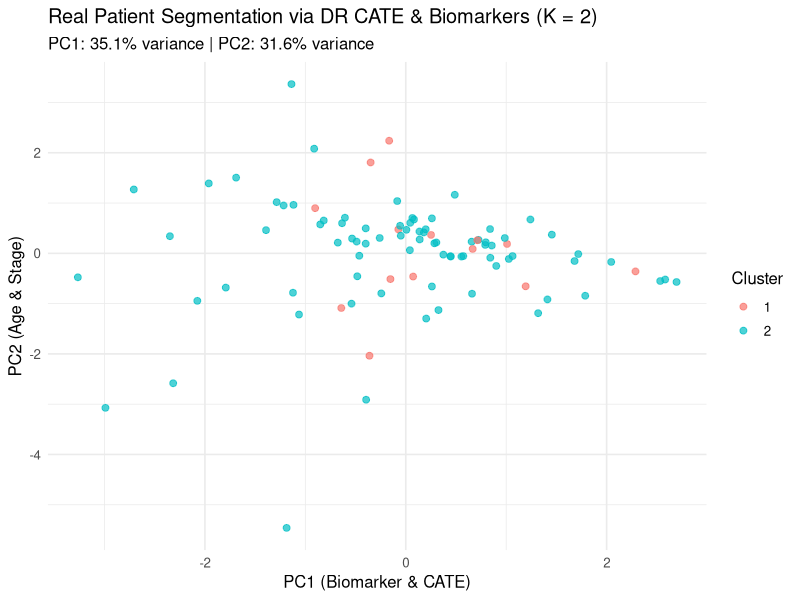
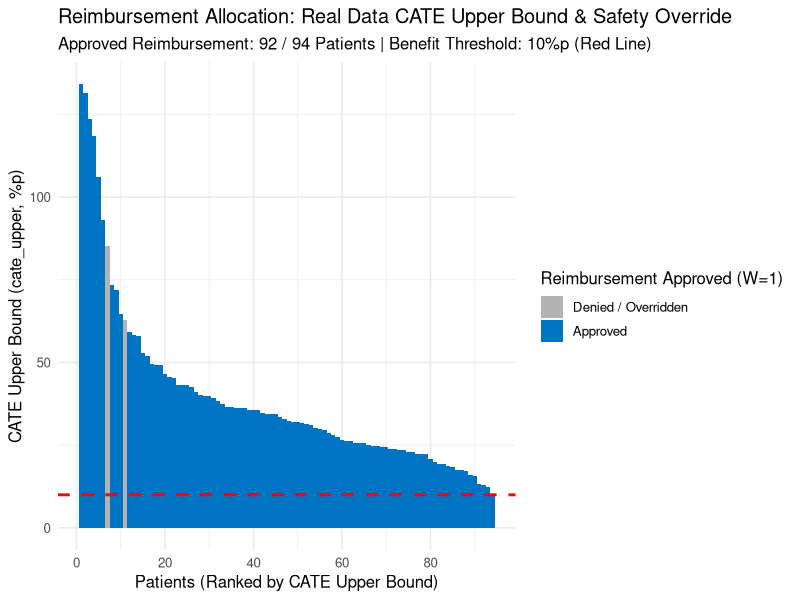
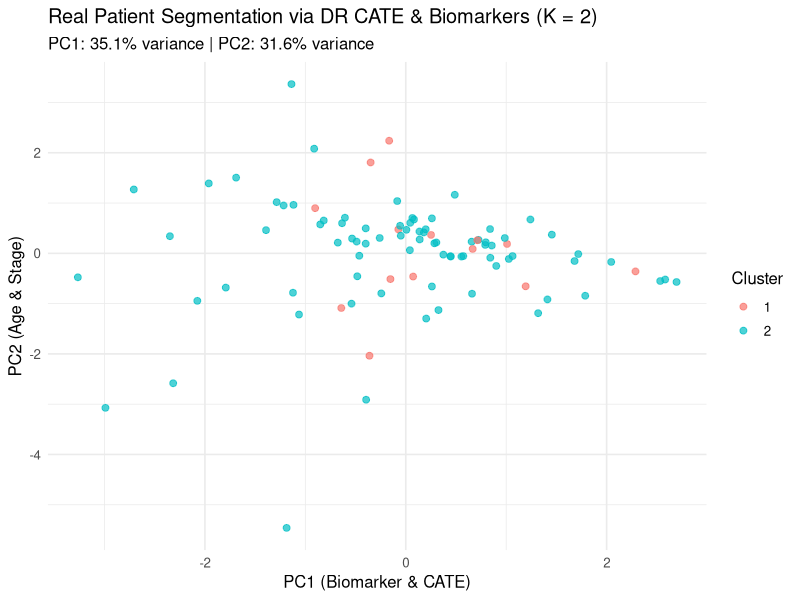
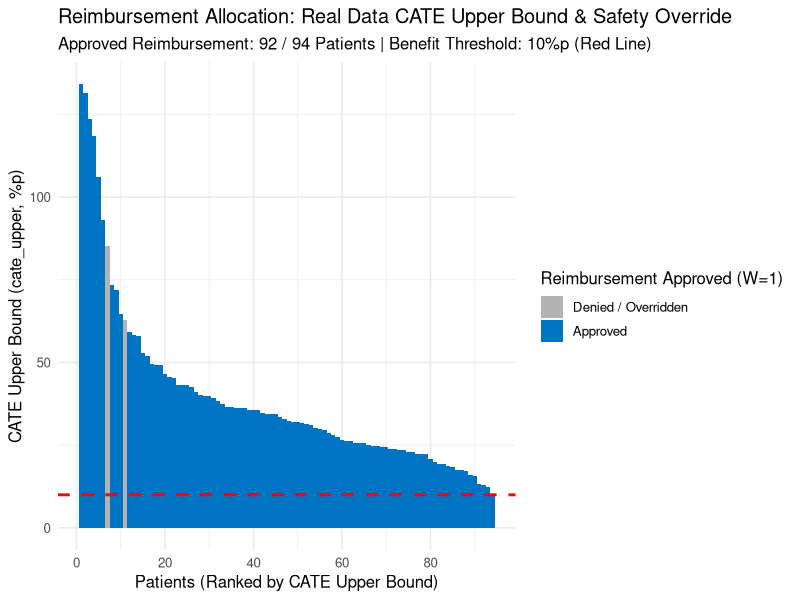

Write R code to recreate these figures, in order.
############################################################
# MEDICAL & INSURANCE POLICY EVALUATION USING REAL PUBLIC DATA
# - Dataset: Mayo Clinic Primary Biliary Cirrhosis (PBC) Data (`survival` package)
# - Covariates (X): age, bili (빌리루빈 바이오마커), chol (콜레스테롤), 
#                   copper (혈액 구리 수치), stage (병기), ascites (복수 여부)
# - Policy Treatment (W): trt (1 = D-penicillamine 치료제, 0 = Placebo 대조군)
# - Outcome Y: 10년 시점 생존/성공적인 치료 여부 (status != 2)
# - Safety Control: CRITICAL_OVERRIDE (고위험 합병증/고령) & CATE Upper Bound
############################################################

# ==========================================================
# 0. ENVIRONMENT SETUP
# ==========================================================

Sys.setenv(CUDA_VISIBLE_DEVICES = "-1")
Sys.setenv(TF_CPP_LOG_LEVEL = "2")

needed <- c("survival", "dplyr", "tidyr", "ggplot2", "cluster", "knitr")

for (p in needed) {
  if (!requireNamespace(p, quietly = TRUE)) {
    install.packages(p, quiet = TRUE)
  }
  library(p, character.only = TRUE)
}

set.seed(42)

# ==========================================================
# 1. LOAD & PREPARE REAL PUBLIC CLINICAL DATA (PBC DATASET)
# ==========================================================

cat("Loading publicly available Mayo Clinic PBC dataset from 'survival' package...\n")

data("pbc", package = "survival")

# Preprocess real dataset:
# trt: 1 = D-penicillamine (Targeted/Novel Therapy), 2 = Placebo (Standard Care) -> W = 1 vs 0
df_real <- pbc %>%
  filter(!is.na(trt)) %>% # Filter clinical trial participants (N = 312)
  mutate(
    patient_id     = id,
    W              = ifelse(trt == 1, 1, 0),                       # Treatment: 1 vs 0
    Y              = ifelse(status != 2, 1, 0),                    # Outcome: 1 = Cured/Survived, 0 = Deceased
    age            = round(age, 1),                                # Patient Age
    bili_biomarker = bili,                                        # Serum Bilirubin Level (Biomarker)
    blood_copper   = ifelse(is.na(copper), median(copper, na.rm=TRUE), copper), # Blood Copper Level
    comorbidity    = stage,                                       # Disease Stage (1 to 4)
    ascites        = ifelse(is.na(ascites), 0, ascites)           # Complication (Ascites presence)
  )

# HARD FAULT CRITICAL OVERRIDE Condition:
# High-risk clinical patients (Stage 4 + Ascites Complication + Age > 65)
df_real <- df_real %>%
  mutate(
    critical_override = as.numeric(stage == 4 & ascites == 1 & age > 65)
  )

N          <- nrow(df_real)
train_frac <- 0.70

# Train / Test Split
idx_tr <- sample(seq_len(N), floor(train_frac * N))
idx_te <- setdiff(seq_len(N), idx_tr)

df_tr <- df_real[idx_tr, ]
df_te <- df_real[idx_te, ]

cat(sprintf("Real PBC Data Prepared: Total N = %d | Train N = %d | Test N = %d\n", 
            N, nrow(df_tr), nrow(df_te)))

# ==========================================================
# 2. DOUBLY ROBUST (DR) CATE ESTIMATION & CATE UPPER BOUND
# ==========================================================

cat("\nEstimating Propensity Scores, DR CATE, and CATE Upper Bound (cate_upper)...\n")

# 1) Propensity Model e(X) = P(W = 1 | X)
prop_model <- glm(
  W ~ age + bili_biomarker + blood_copper + comorbidity + ascites,
  data = df_tr, 
  family = binomial()
)

e_hat_te <- predict(prop_model, newdata = df_te, type = "response")
e_hat_te <- pmax(pmin(e_hat_te, 0.95), 0.05) # Truncation

# 2) Outcome Regression Models mu_1(X) and mu_0(X)
m1_y <- glm(
  Y ~ age + bili_biomarker + blood_copper + comorbidity + ascites,
  data = df_tr %>% filter(W == 1), 
  family = binomial()
)

m0_y <- glm(
  Y ~ age + bili_biomarker + blood_copper + comorbidity + ascites,
  data = df_tr %>% filter(W == 0), 
  family = binomial()
)

mu1_hat_te <- predict(m1_y, newdata = df_te, type = "response")
mu0_hat_te <- predict(m0_y, newdata = df_te, type = "response")

# 3) Doubly Robust Pseudo-Outcomes for CATE
W_te <- df_te$W
Y_te <- df_te$Y

dr_pseudo_outcome <- (mu1_hat_te - mu0_hat_te) + 
  (W_te * (Y_te - mu1_hat_te) / e_hat_te) - 
  ((1 - W_te) * (Y_te - mu0_hat_te) / (1 - e_hat_te))

# Fit CATE Model
cate_model <- lm(
  dr_pseudo_outcome ~ age + bili_biomarker + blood_copper + comorbidity + ascites,
  data = df_te
)

# Compute point estimate and 95% Confidence Interval Upper Bound (cate_upper)
cate_preds <- predict(cate_model, newdata = df_te, se.fit = TRUE)
df_te$cate_est   <- cate_preds$fit
df_te$cate_se    <- cate_preds$se.fit
df_te$cate_upper <- df_te$cate_est + 1.96 * df_te$cate_se # Upper Bound (95% CI)

cat(sprintf("Estimated Mean CATE on Real Data Treatment Success: %.2f%%p\n", mean(df_te$cate_est) * 100))

# ==========================================================
# 3. SAFETY CONTROL & HARD FAULT OVERRIDE REIMBURSEMENT POLICY
# ==========================================================

cat("\nApplying Insurance Reimbursement Policy with Safety Override Controls...\n")

# Required benefit threshold for reimbursement approval (e.g., +10%p improvement)
required_benefit_threshold <- 0.10 

df_te <- df_te %>%
  mutate(
    # Rule 1: cate_upper must meet or exceed the benefit threshold
    base_policy_eligibility = as.numeric(cate_upper >= required_benefit_threshold),
    
    # Rule 2: Hard fault override (CRITICAL_OVERRIDE) forces denied (0) status regardless of CATE
    final_reimbursement_policy = ifelse(critical_override == 1, 0, base_policy_eligibility)
  )

# ==========================================================
# 4. PATIENT RISK & BENEFIT CLUSTERING ANALYSIS
# ==========================================================

cat("\nSegmenting Real Patients via K-Means Clustering on Biomarker Profiles...\n")

cluster_features <- scale(df_te[, c("age", "bili_biomarker", "comorbidity", "cate_est")])

sil_scores <- sapply(2:4, function(k) {
  km <- kmeans(cluster_features, centers = k, nstart = 20)
  ss <- cluster::silhouette(km$cluster, dist(cluster_features))
  mean(ss[, 3])
})

best_k <- which.max(sil_scores) + 1
km_res <- kmeans(cluster_features, centers = best_k, nstart = 25)
df_te$cluster <- factor(km_res$cluster)

# Sort test set by CATE Upper Bound for clean rank-based plotting
df_te <- df_te %>%
  arrange(desc(cate_upper)) %>%
  mutate(patient_rank = row_number())

# ==========================================================
# 5. GENERATE FIGURES (PDF EXPORT)
# ==========================================================

cat("\nGenerating Medical Policy Visualizations from Real Data and Saving to PDF...\n")

# Figure 1: Patient Segmentation PCA Map
pca_res <- prcomp(cluster_features)
pca_var <- pca_res$sdev^2 / sum(pca_res$sdev^2)
pca_df  <- data.frame(PC1 = pca_res$x[, 1], PC2 = pca_res$x[, 2], Cluster = df_te$cluster)

p_pca <- ggplot(pca_df, aes(x = PC1, y = PC2, color = Cluster)) +
  geom_point(alpha = 0.7, size = 2) +
  theme_minimal(base_size = 12) +
  labs(
    title = paste0("Real Patient Segmentation via DR CATE & Biomarkers (K = ", best_k, ")"),
    subtitle = sprintf("PC1: %.1f%% variance | PC2: %.1f%% variance", pca_var[1] * 100, pca_var[2] * 100),
    x = "PC1 (Biomarker & CATE)", y = "PC2 (Age & Stage)"
  )

ggsave("real_medical_patient_pca_cluster.pdf", plot = p_pca, width = 8, height = 6)

# Figure 2: CATE Upper Bound & Safety Override Policy Cutoff (Fixed Clean X-Axis)
p_policy <- ggplot(df_te, aes(x = patient_rank, y = cate_upper * 100, fill = factor(final_reimbursement_policy))) +
  geom_bar(stat = "identity", width = 1) +
  geom_hline(yintercept = required_benefit_threshold * 100, linetype = "dashed", color = "red", size = 1) +
  scale_x_continuous(breaks = seq(0, nrow(df_te), by = 20)) + # Clean numeric ticks every 20 patients
  theme_minimal(base_size = 12) +
  labs(
    title = "Reimbursement Allocation: Real Data CATE Upper Bound & Safety Override",
    subtitle = sprintf("Approved Reimbursement: %d / %d Patients | Benefit Threshold: %.0f%%p (Red Line)", 
                       sum(df_te$final_reimbursement_policy), nrow(df_te), required_benefit_threshold * 100),
    x = "Patients (Ranked by CATE Upper Bound)",
    y = "CATE Upper Bound (cate_upper, %p)",
    fill = "Reimbursement Approved (W=1)"
  ) +
  scale_fill_manual(values = c("0" = "gray70", "1" = "#0073C2FF"), labels = c("Denied / Overridden", "Approved"))

ggsave("real_medical_reimbursement_policy_cutoff.pdf", plot = p_policy, width = 8, height = 6)

# Combined PDF Report
pdf("real_medical_policy_report.pdf", width = 8, height = 6)
print(p_pca)
print(p_policy)
dev.off()

# ==========================================================
# 6. GENERATE SUMMARY TABLES & EXPORT TO CSV
# ==========================================================

cat("\nCalculating Real Data Medical Policy Summaries and Exporting to CSV...\n")

# Cluster Summary Table
cluster_summary <- df_te %>%
  group_by(cluster) %>%
  summarise(
    Patient_Count           = n(),
    Avg_Age                 = round(mean(age), 1),
    Avg_Bilirubin_Biomarker = round(mean(bili_biomarker), 2),
    Avg_Disease_Stage       = round(mean(comorbidity), 1),
    CATE_Mean_Pct           = round(mean(cate_est) * 100, 2),
    CATE_Upper_Mean_Pct     = round(mean(cate_upper) * 100, 2),
    Override_Count          = sum(critical_override),
    Approved_Reimbursement_Pct = round(mean(final_reimbursement_policy) * 100, 1)
  ) %>%
  ungroup()

# Export Tables to CSV
write.csv(cluster_summary, "real_medical_cluster_policy_summary.csv", row.names = FALSE)
write.csv(df_te, "real_medical_patient_test_predictions.csv", row.names = FALSE)

cat("\n=================== REAL MEDICAL POLICY PIPELINE COMPLETED ===================\n")
cat("Generated CSV Files:\n")
cat(" - real_medical_cluster_policy_summary.csv\n")
cat(" - real_medical_patient_test_predictions.csv\n\n")
cat("Generated PDF Files:\n")
cat(" - real_medical_patient_pca_cluster.pdf\n")
cat(" - real_medical_reimbursement_policy_cutoff.pdf\n")
cat(" - real_medical_policy_report.pdf\n")
cat("=============================================================================\n")
